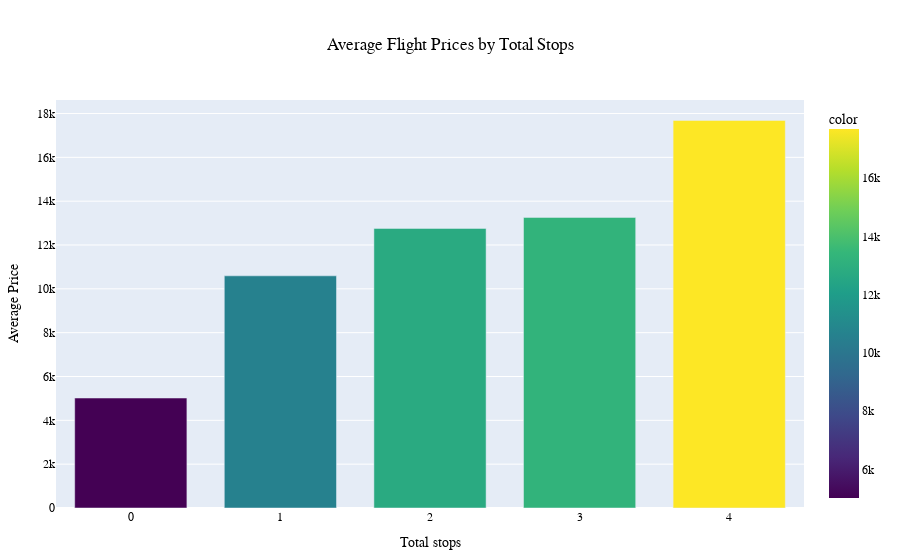

Notebook source saved alongside this figure:
### Code cell
fig = px.bar(grouped_by_stops, color = grouped_by_stops.values, color_continuous_scale = 'Viridis')

# Update layout and styling
fig.update_layout(
    title = 'Average Flight Prices by Total Stops',
    title_x = 0.5,  # Center the title
    xaxis_title = 'Total stops',
    yaxis_title = 'Average Price',
    #plot_bgcolor = 'rgba(240, 240, 240, 1)',  # Light background color
    bargap = 0.25,  # Adjust gap between bars
    font = dict(family = 'Arial', size = 12, color = 'black'),  # Font styling
    showlegend = True,   # Show legend
    margin = dict(t=100, b=50, l=50, r=50)  # Add margin to prevent overlap
)

fig.show()

### Figure 1 — Plotly figure (JSON) as saved in the notebook; plotly's stock layout.template omitted (floating-point values rounded to 4 significant figures)
{"data": [{"alignmentgroup": "True", "hovertemplate": "Total_Stops=%{x}<br>value=%{y}<br>color=%{marker.color}<extra></extra>", "legendgroup": "", "marker": {"color": [17686, 13260.0, 12760.0, 10590.0, 5019.0], "coloraxis": "coloraxis", "pattern": {"shape": ""}}, "name": "", "offsetgroup": "", "orientation": "v", "showlegend": false, "textposition": "auto", "type": "bar", "x": [4, 3, 2, 1, 0], "xaxis": "x", "y": [17686, 13260.0, 12760.0, 10590.0, 5019.0], "yaxis": "y"}], "layout": {"bargap": 0.25, "barmode": "relative", "coloraxis": {"colorbar": {"title": {"text": "color"}}, "colorscale": [[0, "#440154"], [0.1111, "#482878"], [0.2222, "#3e4989"], [0.3333, "#31688e"], [0.4444, "#26828e"], [0.5556, "#1f9e89"], [0.6667, "#35b779"], [0.7778, "#6ece58"], [0.8889, "#b5de2b"], [1, "#fde725"]]}, "font": {"color": "black", "family": "Arial", "size": 12}, "legend": {"tracegroupgap": 0}, "margin": {"b": 50, "l": 50, "r": 50, "t": 100}, "showlegend": true, "title": {"text": "Average Flight Prices by Total Stops", "x": 0.5}, "xaxis": {"anchor": "y", "domain": [0, 1], "title": {"text": "Total stops"}}, "yaxis": {"anchor": "x", "domain": [0, 1], "title": {"text": "Average Price"}}}}
